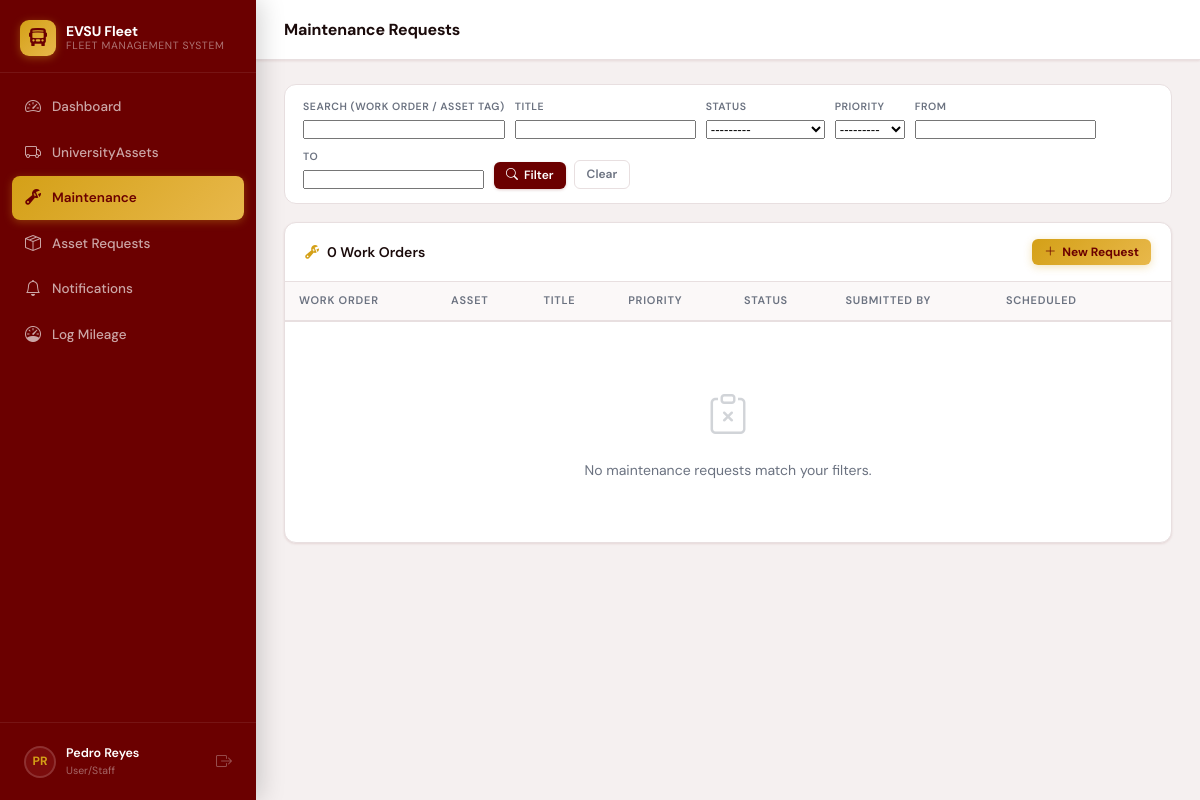
The page /maintenance/ (signed in) on the database as committed earlier.
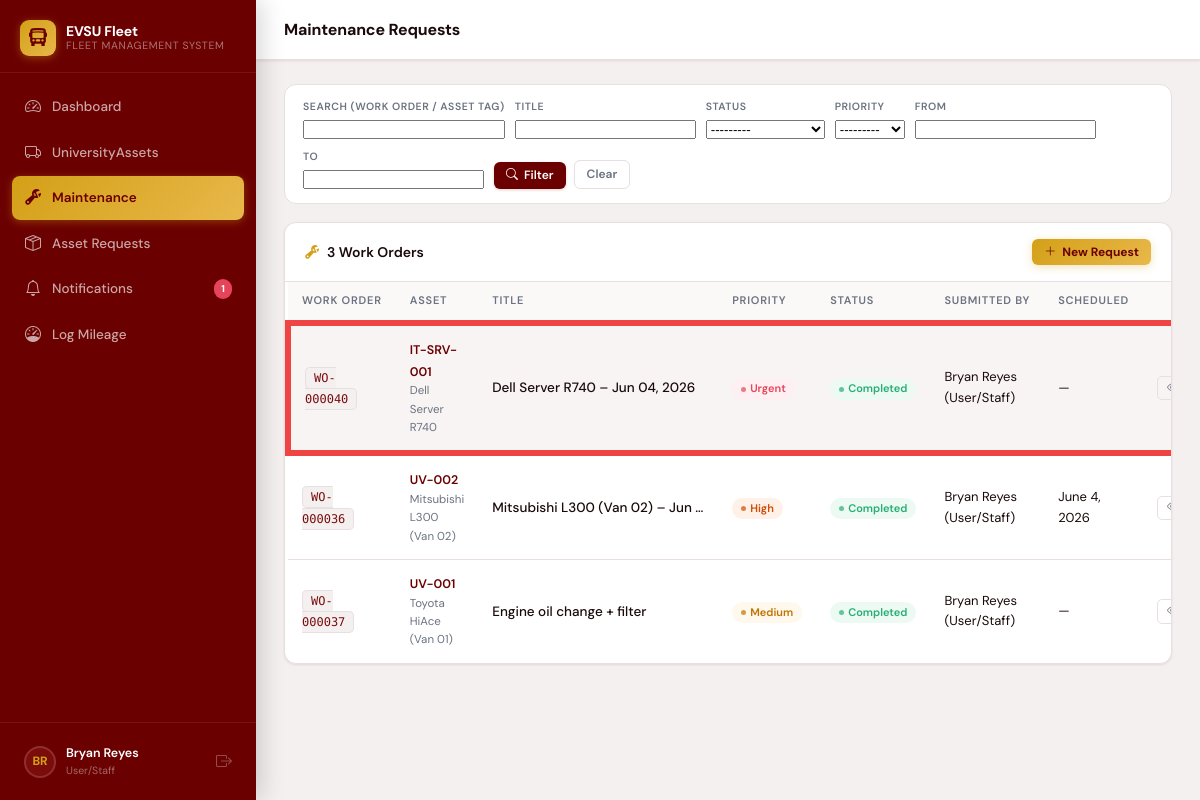
The same page on the database as committed later.
### accounts/models.py (models this page shows, shortened)
class User(AbstractUser):
    STAFF       = 'staff'
    AUDITOR     = 'auditor'
    MANAGER     = 'manager'
    MAINTENANCE = 'maintenance'
    ROLE_CHOICES = [
        (STAFF,       'User/Staff'),
        (AUDITOR,     'Auditor '),
        (MANAGER,     'Manager'),
        (MAINTENANCE, 'Maintenance Technician'),
    ]
    role = models.CharField(max_length=20, choices=ROLE_CHOICES, default=STAFF)
    profile_picture = models.ImageField(
        upload_to='profile_pictures/',
        null=True, blank=True,
        help_text='Profile photo'
    )
    department = models.CharField(
        max_length=20,
        choices=DEPARTMENT_CHOICES,
        blank=True,
        help_text='Department this user belongs to (required for Staff role)',
    )
    phone = models.CharField(max_length=30, blank=True)
    license_number = models.CharField(max_length=50, blank=True, help_text='Driver license #')
    class Meta:
        verbose_name = 'User'
        ordering = ['last_name', 'first_name']
    def __str__(self):
        return f'{self.get_full_name() or self.username} ({self.get_role_display()})'
    @property
    def is_manager(self):
        return self.role == self.MANAGER
    @property
    def is_auditor(self):
        return self.role == self.AUDITOR
    @property
    def is_staff_role(self):
        return self.role == self.STAFF
    @property
    def is_maintenance(self):
        return self.role == self.MAINTENANCE

### assets/models.py (models this page shows, shortened)
class MaintenanceRequest(models.Model):
    asset         = models.ForeignKey(Asset, on_delete=models.CASCADE, related_name='maintenance_requests')
    submitted_by  = models.ForeignKey(
        settings.AUTH_USER_MODEL, on_delete=models.SET_NULL, null=True,
        related_name='submitted_requests'
    )
    approved_by   = models.ForeignKey(
        settings.AUTH_USER_MODEL, on_delete=models.SET_NULL, null=True, blank=True,
        related_name='approved_requests'
    )
    title         = models.CharField(max_length=200)
    description   = models.TextField()
    priority      = models.CharField(max_length=10, choices=Priority.choices, default=Priority.MEDIUM, db_index=True)
    status        = models.CharField(max_length=20, choices=MaintenanceStatus.choices,
                                     default=MaintenanceStatus.PENDING, db_index=True)
    estimated_cost  = models.DecimalField(max_digits=10, decimal_places=2, null=True, blank=True)
    actual_cost     = models.DecimalField(max_digits=10, decimal_places=2, null=True, blank=True)
    requested_date  = models.DateField(default=timezone.now)
    scheduled_date  = models.DateField(null=True, blank=True, db_index=True)
    completed_date  = models.DateField(null=True, blank=True)
    work_order_number = models.CharField(max_length=50, blank=True, unique=True, null=True)
    vendor          = models.CharField(max_length=200, blank=True)
    notes           = models.TextField(blank=True)
    created_at = models.DateTimeField(auto_now_add=True)
    updated_at = models.DateTimeField(auto_now=True)
    class Meta:
        ordering = ['-created_at']
        indexes = [
            models.Index(fields=['status', 'priority']),
            models.Index(fields=['scheduled_date']),
        ]

class Asset(models.Model):
    asset_type      = models.CharField(max_length=20, choices=AssetType.choices, default=AssetType.VEHICLE, db_index=True)
    name            = models.CharField(max_length=200)
    asset_tag       = models.CharField(max_length=50, unique=True, blank=True, help_text='Auto-generated if left blank (e.g. EVSU-VH-00042)')
    make            = models.CharField(max_length=100, blank=True)
    model_name      = models.CharField('Model', max_length=100, blank=True)
    year            = models.PositiveSmallIntegerField(null=True, blank=True)
    serial_number   = models.CharField(max_length=100, blank=True)
    status          = models.CharField(max_length=20, choices=AssetStatus.choices, default=AssetStatus.AVAILABLE, db_index=True)
    department      = models.CharField(
        max_length=20,
        choices=Department.choices,
        blank=True,
        db_index=True,
    )
    location        = models.CharField(max_length=200, blank=True)
    procurement_cost  = models.DecimalField(max_digits=12, decimal_places=2, null=True, blank=True)
    current_value     = models.DecimalField(max_digits=12, decimal_places=2, null=True, blank=True)
    procurement_date  = models.DateField(null=True, blank=True)
    mileage         = models.PositiveIntegerField(default=0, help_text='Current odometer reading (km)')
    fuel_type       = models.CharField(max_length=30, blank=True)
    license_plate   = models.CharField(max_length=30, blank=True)
    next_service_km = models.PositiveIntegerField(null=True, blank=True, help_text='Odometer reading at next scheduled service')
    next_maintenance_date = models.DateField(null=True, blank=True, db_index=True)
    last_maintenance_date = models.DateField(null=True, blank=True)
    first_maintenance_date = models.DateField(null=True, blank=True, help_text='Date of first scheduled maintenance')
    maintenance_frequency  = models.CharField(
        max_length=20, choices=MaintenanceFrequency.choices,
        blank=True, help_text='How often maintenance should occur'
    )
    notes    = models.TextField(blank=True)
    created_at = models.DateTimeField(auto_now_add=True)
    updated_at = models.DateTimeField(auto_now=True)
    class Meta:
        ordering = ['asset_type', 'name']
        indexes = [
            models.Index(fields=['asset_type', 'status']),
            models.Index(fields=['next_maintenance_date']),
        ]

### assets/views.py (the view)
# urls.py: path('maintenance/',                  views.maintenance_list,       name='maintenance_list'),
@login_required
def maintenance_list(request):
    qs = MaintenanceRequest.objects.select_related('asset', 'submitted_by')
    if request.user.is_staff_role:
        qs = qs.filter(submitted_by=request.user)
    f = MaintenanceFilter(request.GET, queryset=qs)
    sorted_qs = f.qs.annotate(priority_rank=PRIORITY_RANK).order_by('priority_rank', 'created_at')
    paginator = Paginator(sorted_qs, 15)
    page = paginator.get_page(request.GET.get('page'))
    query_params = request.GET.copy()
    query_params.pop('page', None)
    return render(request, 'assets/maintenance_list.html', {
        'filter': f,
        'requests': page,
        'query_string': query_params.urlencode(),
    })

### assets/context_processors.py (called while the page is built)
def pending_asset_requests(request):
    if request.user.is_authenticated and hasattr(request.user, 'is_manager') and request.user.is_manager:
        return {'pending_nav_count': AssetRequest.objects.filter(status=AssetRequestStatus.PENDING).count()}
    return {'pending_nav_count': 0}

def maintenance_unread_notifications(request):
    if request.user.is_authenticated:
        count = MaintenanceNotification.objects.filter(recipient=request.user, is_read=False).count()
        return {'maintenance_notif_count': count}
    return {'maintenance_notif_count': 0}

def asset_request_unread_notifications(request):
    if request.user.is_authenticated and hasattr(request.user, 'is_staff_role') and request.user.is_staff_role:
        count = AssetRequestNotification.objects.filter(recipient=request.user, is_read=False).count()
        return {'asset_request_notif_count': count}
    return {'asset_request_notif_count': 0}

### templates/assets/maintenance_list.html (shortened to what this page needs)
{% extends "base.html" %}
{% block page_title %}Maintenance Requests{% endblock %}
{% block nav_maintenance %}active{% endblock %}
{% block content %}
<form method="get">
<div class="filter-bar">
  <div class="filter-field">
    <label class="filter-label">Search (Work Order / Asset Tag)</label>
    {{ filter.form.search }}
  </div>
  <div class="filter-field">
    <label class="filter-label">Title</label>
    {{ filter.form.title }}
  </div>
  <div class="filter-field">
    <label class="filter-label">Status</label>
    {{ filter.form.status }}
  </div>
  <div class="filter-field">
    <label class="filter-label">Priority</label>
    {{ filter.form.priority }}
  </div>
  <div class="filter-field">
    <label class="filter-label">From</label>
    {{ filter.form.scheduled_date_after }}
  </div>
  <div class="filter-field">
    <label class="filter-label">To</label>
    {{ filter.form.scheduled_date_before }}
  </div>
  <div style="display:flex;gap:8px;align-items:flex-end">
    <button type="submit" class="btn btn-primary btn-sm"><i class="bi bi-search"></i> Filter</button>
    <a href="{% url 'maintenance_list' %}" class="btn btn-outline btn-sm">Clear</a>
  </div>
</div>
</form>
<div class="card">
  <div class="card-header">
    <div class="card-header-icon"><i class="bi bi-wrench-adjustable" style="color:var(--gold)"></i> {{ requests.paginator.count }} Work Order{{ requests.paginator.count|pluralize }}</div>
    {% if not user.is_auditor %}
    <a href="{% url 'maintenance_create' %}" class="btn btn-gold btn-sm"><i class="bi bi-plus-lg"></i> New Request</a>
    {% endif %}
  </div>
  <table class="data-table">
    <thead>
      <tr>
        <th>Work Order</th>
        <th>Asset</th>
        <th>Title</th>
        <th>Priority</th>
        <th>Status</th>
        <th>Submitted By</th>
        <th>Scheduled</th>
        <th></th>
      </tr>
    </thead>
    <tbody>
      {% for r in requests %}
      <tr class="priority-{{ r.priority }}">
        <td><span class="wo-tag">{{ r.work_order_number }}</span></td>
        <td>
          <a href="{% url 'asset_detail' r.asset.pk %}" style="font-weight:600;color:var(--maroon);font-size:12.5px">{{ r.asset.asset_tag }}</a>
          <div class="text-muted" style="font-size:11.5px">{{ r.asset.name }}</div>
        </td>
        <td style="max-width:240px;overflow:hidden;text-overflow:ellipsis;white-space:nowrap;font-weight:500">{{ r.title }}</td>
        <td><span class="badge badge-{{ r.priority }}">{{ r.get_priority_display }}</span></td>
        <td><span class="badge badge-{{ r.status }}">{{ r.get_status_display }}</span></td>
        <td style="font-size:13px">{{ r.submitted_by }}</td>
        <td style="font-size:13px">{{ r.scheduled_date|default:"—" }}</td>
        <td style="white-space:nowrap">
          <a href="{% url 'maintenance_detail' r.pk %}" class="btn btn-outline btn-xs" title="View"><i class="bi bi-eye"></i></a>
        </td>
      </tr>
      {% empty %}
      <tr><td colspan="8"><div class="empty-state"><i class="bi bi-clipboard-x"></i><p>No maintenance requests match your filters.</p></div></td></tr>
      {% endfor %}
    </tbody>
  </table>
</div>
{% endblock %}

### templates/base.html (shortened to what this page needs)
<!DOCTYPE html>
<html lang="en">
<head>
  <link href="https://cdn.jsdelivr.net/npm/bootstrap-icons@1.11.3/font/bootstrap-icons.min.css" rel="stylesheet">
</head>
<body>
{% block body %}
<aside class="sidebar">
  <div class="sidebar-brand">
    <div class="brand-icon"><i class="bi bi-bus-front-fill"></i></div>
    <div class="brand-text">
      <div class="brand-name">EVSU Fleet</div>
      <div class="brand-sub">Fleet Management System</div>
    </div>
  </div>
  <nav class="sidebar-nav">
    {% if user.is_maintenance %}
    <a class="nav-link {% block nav_portal %}{% endblock %}" href="{% url 'maintenance_portal' %}">
      <i class="bi bi-house-gear"></i> My Portal
    </a>
    <a class="nav-link {% block nav_notifs %}{% endblock %}" href="{% url 'maintenance_notifications' %}">
      <i class="bi bi-bell"></i> Notifications
      {% if maintenance_notif_count %}
      <span class="nav-badge">{{ maintenance_notif_count }}</span>
      {% endif %}
    </a>
    <hr class="sidebar-divider">
    <a class="nav-link {% block nav_maintenance_tech %}{% endblock %}" href="{% url 'maintenance_list' %}">
      <i class="bi bi-wrench-adjustable"></i> All Work Orders
    </a>
    <a class="nav-link {% block nav_assets_tech %}{% endblock %}" href="{% url 'asset_list' %}">
      <i class="bi bi-truck"></i> Fleet Assets
    </a>
    {% else %}
    <a class="nav-link {% block nav_dashboard %}{% endblock %}" href="{% url 'dashboard' %}">
      <i class="bi bi-speedometer2"></i> Dashboard
    </a>
    <a class="nav-link {% block nav_assets %}{% endblock %}" href="{% url 'asset_list' %}">
      <i class="bi bi-truck"></i> UniversityAssets
    </a>
    <a class="nav-link {% block nav_maintenance %}{% endblock %}" href="{% url 'maintenance_list' %}">
      <i class="bi bi-wrench-adjustable"></i> Maintenance
    </a>
    <a class="nav-link {% block nav_asset_requests %}{% endblock %}" href="{% url 'asset_request_list' %}">
      <i class="bi bi-box-seam"></i> Asset Requests
    </a>
    <a class="nav-link {% block nav_notifs_std %}{% endblock %}" href="{% url 'maintenance_notifications' %}">
      <i class="bi bi-bell"></i> Notifications
      {% if maintenance_notif_count %}
      <span class="nav-badge">{{ maintenance_notif_count }}</span>
      {% endif %}
    </a>
    {% if not user.is_auditor and not user.is_manager %}
    <a class="nav-link {% block nav_mileage %}{% endblock %}" href="{% url 'mileage_log' %}">
      <i class="bi bi-speedometer"></i> Log Mileage
    </a>
    {% endif %}
    {% endif %}
  </nav>
  <div class="sidebar-footer">
    <div class="sidebar-user">
      <a href="{% url 'profile' %}" title="Edit profile" style="display:flex;align-items:center;gap:10px;flex:1;min-width:0;text-decoration:none;">
        <div class="user-avatar">{{ user.first_name|first|upper }}{{ user.last_name|first|upper }}</div>
        <div class="user-info">
          <div class="user-name">{{ user.get_full_name|default:user.username }}</div>
          <div class="user-role">{{ user.get_role_display }}</div>
        </div>
      </a>
      <a href="{% url 'logout' %}" title="Logout" style="color:rgba(255,255,255,.3);font-size:16px;margin-left:4px;flex-shrink:0;"
         onclick="return confirmLogout(event)">
        <i class="bi bi-box-arrow-right"></i>
      </a>
    </div>
  </div>
</aside>
<div class="main-wrap">
  <header class="topbar">
    <div class="topbar-left">
      <h1 class="page-title">{% block page_title %}{% endblock %}</h1>
    </div>
  </header>
  <main class="content-area">
    {% block content %}{% endblock %}
  </main>
</div>
{% endblock %}
</body>
</html>

### templates/assets/maintenance_list.html (style rules this page uses)
.priority-urgent td { border-top: 6px solid #ef4444 !important; border-bottom: 6px solid #ef4444 !important; background-color: rgb(248, 244, 244) !important; }
.priority-urgent td:first-child { border-left: 6px solid #ef4444 !important; }
.priority-urgent td:last-child { border-right: 6px solid #ef4444 !important; }

Rows that differ between the two databases and show on the page:
changed User "User/Staff": first_name|first "P" → "B"; get_full_name "Pedro Reyes" → "Bryan Reyes"
added MaintenanceRequest: work_order_number "WO-000040", asset.asset_tag "IT-SRV-001", asset.name "Dell Server R740", title "Dell Server R740 – Jun 04, 2026", priority "Urgent", status "Completed", submitted_by "Bryan Reyes (User/Staff)", scheduled_date "—"
added MaintenanceRequest: work_order_number "WO-000036", asset.asset_tag "UV-002", asset.name "Mitsubishi L300 (Van 02)", title "Mitsubishi L300 (Van 02) – Jun…", priority "High", status "Completed", submitted_by "Bryan Reyes (User/Staff)", scheduled_date "June 4, 2026"
added MaintenanceRequest: work_order_number "WO-000037", asset.asset_tag "UV-001", asset.name "Toyota HiAce (Van 01)", title "Engine oil change + filter", priority "Medium", status "Completed", submitted_by "Bryan Reyes (User/Staff)", scheduled_date "—"
Other text that changed with them:
{{ maintenance_notif_count }}: (not shown) → "1"
{{ requests.paginator.count }}: "0" → "3"
text no longer shown: "No maintenance requests match your filters."
